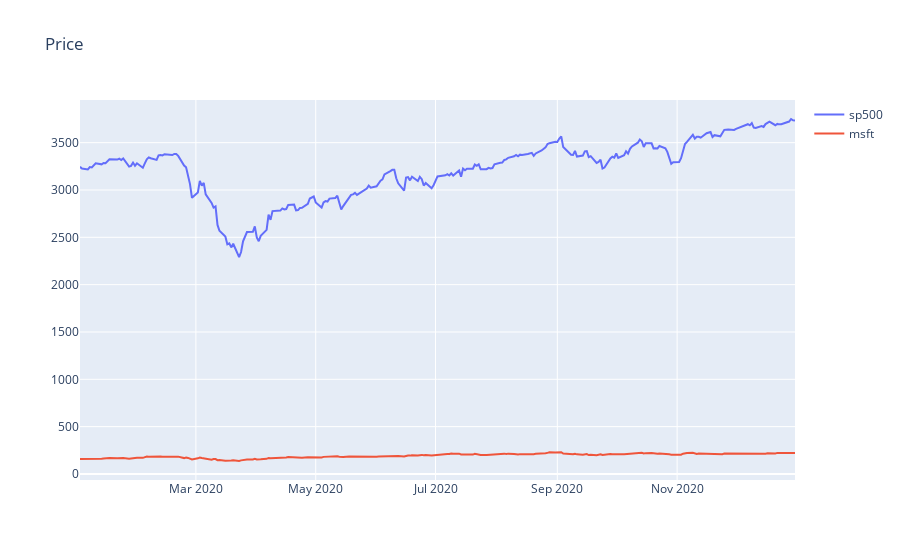

Notebook code for this chart:
### Code cell
interactive_plot(ex_df, 'Price')

### Figure 1 — Plotly figure (JSON) as saved in the notebook; plotly's stock layout.template omitted (floating-point values rounded to 4 significant figures; data arrays with more than 128 entries replaced by an {"elided": "..."} marker saying what was removed)
{"data": [{"name": "sp500", "type": "scatter", "x": {"elided": "253 str values"}, "y": {"elided": "253 float values"}}, {"name": "msft", "type": "scatter", "x": {"elided": "253 str values"}, "y": {"elided": "253 float values"}}], "layout": {"autosize": true, "legend": {"tracegroupgap": 0}, "title": {"text": "Price"}, "xaxis": {"anchor": "y", "autorange": true, "domain": [0, 1], "range": ["2020-01-02", "2020-12-31"], "type": "date"}, "yaxis": {"anchor": "x", "autorange": true, "domain": [0, 1], "range": [-63.71, 3951.0], "type": "linear"}}}
